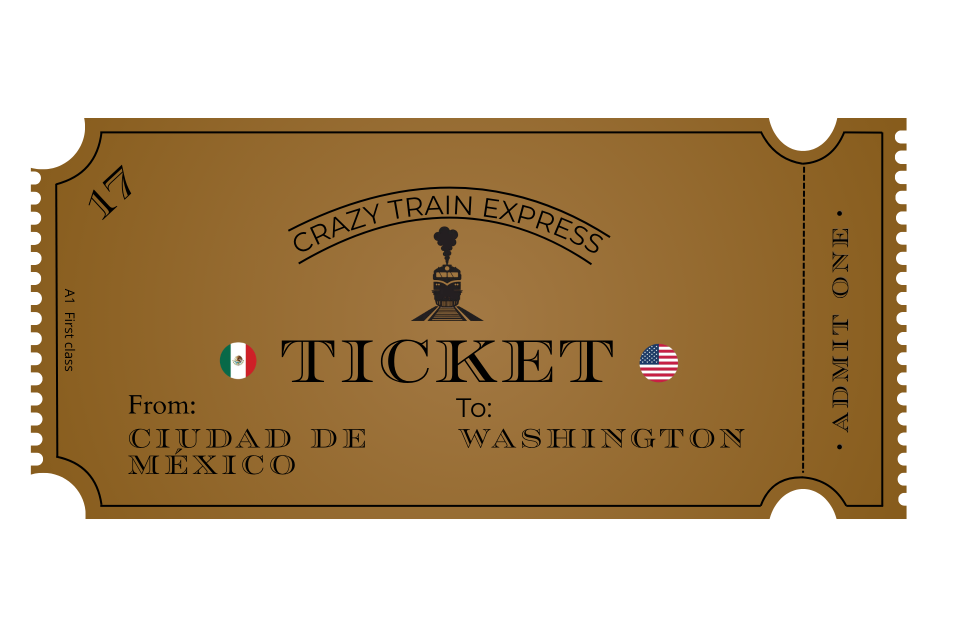
#> input picture assets/tickets/tickets-1/16.png, 1920 x 1280 px (shown at 1/2 size)
$ python -i prepare-tickets.py   (imports and definitions only)
#> lines starting #> are read from the running program, lines starting #| are printed output that depends on the picture; after the words box and inside, x2 and y2 are one past the last pixel; in counts of white or black regions, pixels touching at a corner belong together
"""Make the ticket pictures the game shows, from the Canva ticket designs.

Usage: python tools/assets/prepare-tickets.py   (needs numpy and Pillow)

1. In Canva, download 'tickets-1' and 'tickets-2' as PNG with a transparent background, all pages, and
   unzip them into assets/tickets/tickets-1 and assets/tickets/tickets-2 (Canva names the files 1.png,
   2.png and so on, by page). A zip left in assets/tickets (tickets-1.zip, tickets-2.zip) is unzipped
   for you when it is newer than its folder.
2. Run this script. For every ticket in assets/tickets/tickets.json it cuts the ticket out of its page
   (the white punch holes and edge notches become see-through) and writes
   assets/web/tickets/<ticket-id>.webp, which the server serves at /art/tickets.

The tickets themselves (cities, points, deck) live in the map file; tickets.json is where they came
from, so the map's tickets and these pictures share their ids.
"""
import json
import os
import sys
import zipfile

import numpy as np
from PIL import Image, ImageFilter

ROOT = os.path.normpath(os.path.join(os.path.dirname(os.path.abspath(__file__)), '..', '..'))
SRC = os.path.join(ROOT, 'assets', 'tickets')
OUT = os.path.join(ROOT, 'assets', 'web', 'tickets')
OUT_WIDTH = 900  # px; tickets show at most about 400 px wide, so this covers 2x screens


def unzip_newer():
    for f in sorted(os.listdir(SRC)):
        if not f.lower().endswith('.zip'):
            continue
        folder = os.path.join(SRC, f[:-4])
        os.makedirs(folder, exist_ok=True)
        newest = max((os.path.getmtime(os.path.join(folder, p)) for p in os.listdir(folder)), default=0)
        if os.path.getmtime(os.path.join(SRC, f)) <= newest:
            continue
        with zipfile.ZipFile(os.path.join(SRC, f)) as z:
            for info in z.infolist():
                if info.is_dir() or not info.filename.lower().endswith('.png'):
                    continue
                with z.open(info) as src, open(os.path.join(folder, os.path.basename(info.filename)), 'wb') as dst:
                    dst.write(src.read())
        print(f'unzipped {f}')


def cut_ticket(path):
    """The ticket alone: white shapes that touch the outside (punch holes, notches) become see-through."""
#> called with path = '../../assets/tickets/tickets-1/16.png'
    im = Image.open(path).convert('RGBA')
#> im is the input picture: PIL image 1920x1280 RGBA; mean R, G, B, A 90.8, 68.5, 38, 153.7
    if np.asarray(im)[..., 3].min() >= 250:
        sys.exit(f'{path}: the picture has no transparency; download it again with "Transparent background"')
    # Trim to the ticket and bring it to its final size first: the rest works on fewer pixels.
    ys, xs = np.nonzero(np.asarray(im)[..., 3] > 8)
    im = im.crop((max(0, xs.min() - 2), max(0, ys.min() - 2), xs.max() + 3, ys.max() + 3))
#> im: PIL image 1848x1028 RGBA
    if im.width > OUT_WIDTH:
        im = im.resize((OUT_WIDTH, round(im.height * OUT_WIDTH / im.width)), Image.LANCZOS)
#> im: PIL image 900x501 RGBA
    a = np.asarray(im).copy()
    light = a[..., :3].min(axis=2)
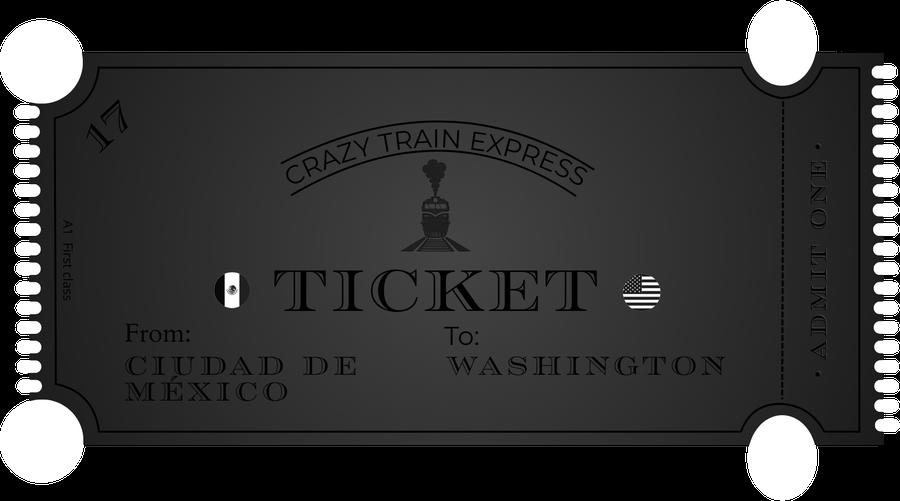
#> light: shape (501, 900); min 0, max 255, mean 50.6
    outside = a[..., 3] < 8
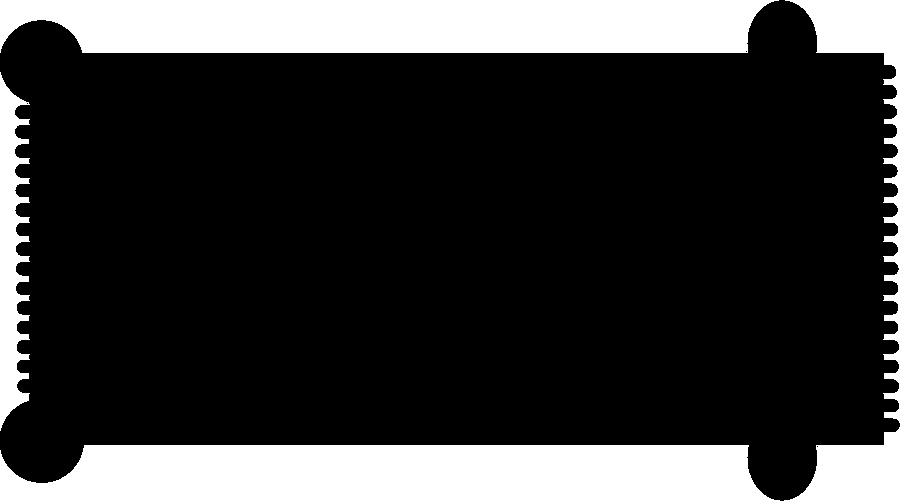
#> outside: shape (501, 900) bool; 21.6% white; 5 white regions, box (x1, y1, x2, y2) and area: (0, 445, 780, 501) 39748, (0, 0, 779, 53) 37950, (785, 0, 900, 423) 7468, (0, 72, 30, 431) 6864, (784, 427, 900, 501) 5201
    passable = outside | ((light >= 225) & (a[..., 3] > 0))
#> passable: shape (501, 900) bool; 28.3% white; 8 white regions, largest, box (x1, y1, x2, y2) and area: (0, 0, 900, 501) 127057, (225, 273, 239, 308) 391, (623, 294, 660, 296) 73
    # Grow the outside through white paper: white joined to the outside is a hole, not paper
    # (white inside the ticket, such as the flags, is not reached).
    reach = outside
    while True:
        grown = np.asarray(Image.fromarray((reach * 255).astype(np.uint8)).filter(ImageFilter.MaxFilter(3))) > 0
        grown &= passable
        if (grown == reach).all():
            break
        reach = grown
#> this loop made 41 passes
#> pass 1, in cut_ticket, `grown &= passable`:
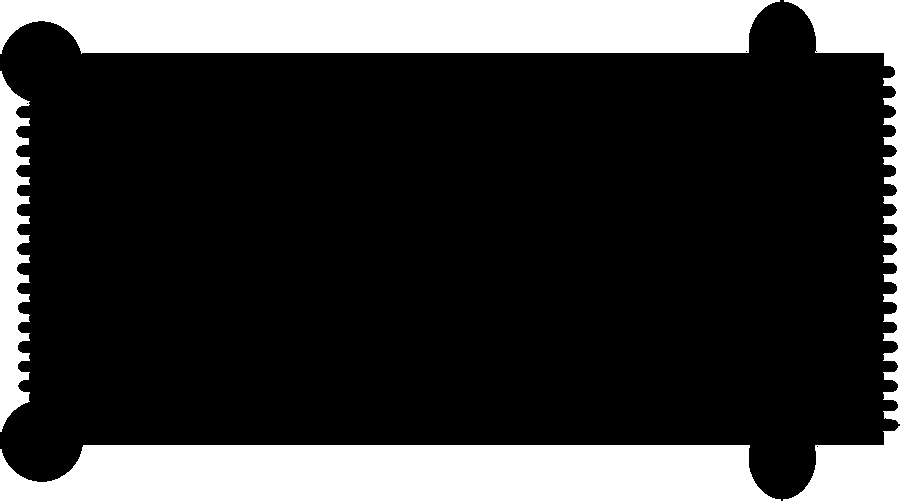
#> grown: shape (501, 900) bool; 22% white; 5 white regions, box (x1, y1, x2, y2) and area: (0, 445, 781, 501) 39992, (0, 0, 780, 54) 38183, (784, 0, 900, 424) 8312, (0, 71, 30, 432) 7572, (783, 426, 900, 501) 5313
#> after the loop:
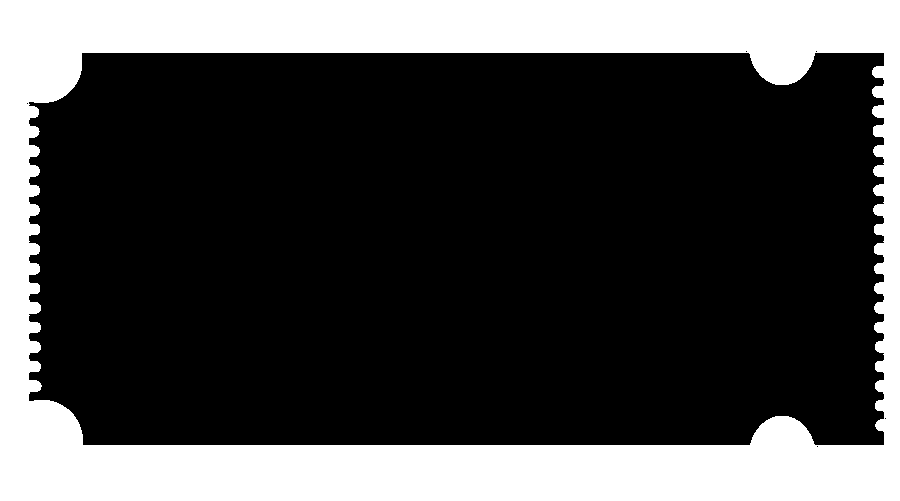
#> grown: shape (501, 900) bool; 28.2% white; 1 white region, box (x1, y1, x2, y2) and area: (0, 0, 900, 501) 127057
    # The light anti-aliased rim around each hole goes too.
    rim = np.asarray(Image.fromarray((reach * 255).astype(np.uint8)).filter(ImageFilter.MaxFilter(3))) > 0
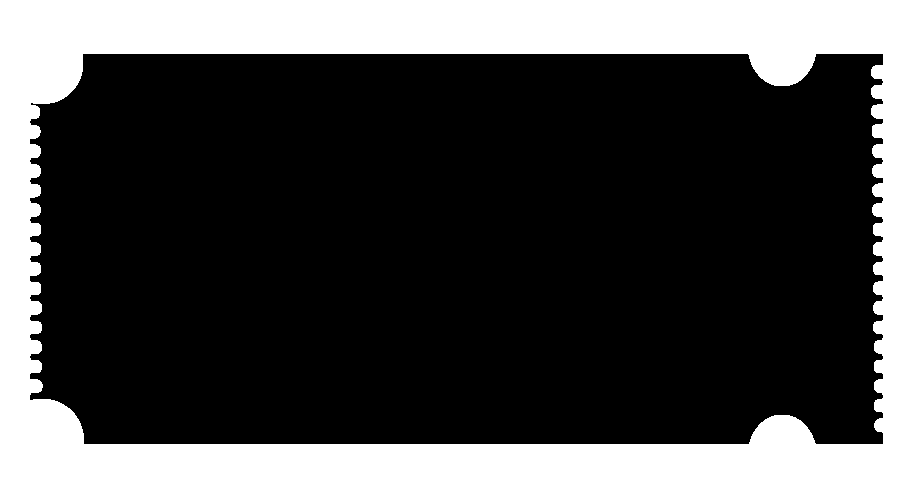
#> rim: shape (501, 900) bool; 28.9% white; 1 white region, box (x1, y1, x2, y2) and area: (0, 0, 900, 501) 130417
    a[(reach | (rim & (light >= 190))), 3] = 0
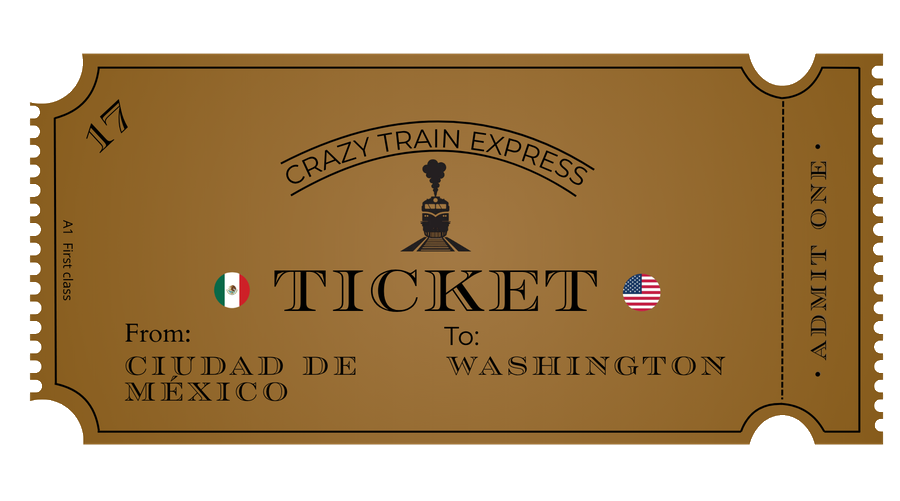
#> a: shape (501, 900, 4); mean R, G, B, A 119.7, 90.6, 50.8, 182.4; transparent parts drawn white
    ys, xs = np.nonzero(a[..., 3] > 8)
    return Image.fromarray(a).crop((xs.min(), ys.min(), xs.max() + 1, ys.max() + 1))
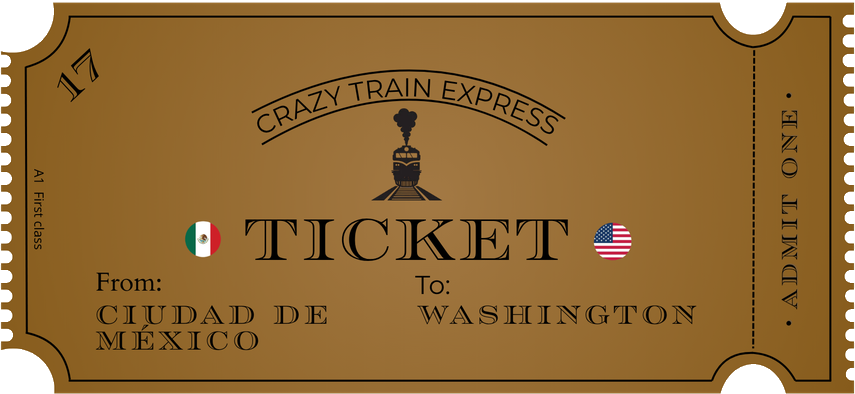
#> returned value: PIL image 855x394 RGBA; mean R, G, B, A 144.6, 105.9, 52.6, 244.1; transparent parts drawn white


def main():
    unzip_newer()
    tickets = json.load(open(os.path.join(SRC, 'tickets.json'), encoding='utf-8'))['tickets']
    os.makedirs(OUT, exist_ok=True)
    for old in os.listdir(OUT):
        os.remove(os.path.join(OUT, old))
    written, missing = 0, []
    for t in tickets:
        path = os.path.join(SRC, t['art'])
        if not os.path.exists(path):
            missing.append(f"{t['id']} ({t['art']})")
            continue
        cut_ticket(path).save(os.path.join(OUT, f"{t['id']}.webp"), 'WEBP', quality=88, method=4)
        written += 1
    print(f'wrote {written} ticket pictures to assets/web/tickets')
    for m in missing:
        print(f'missing picture: {m}')


# [2 lines not run here, left out]

>>> result = cut_ticket('../../assets/tickets/tickets-1/16.png')
